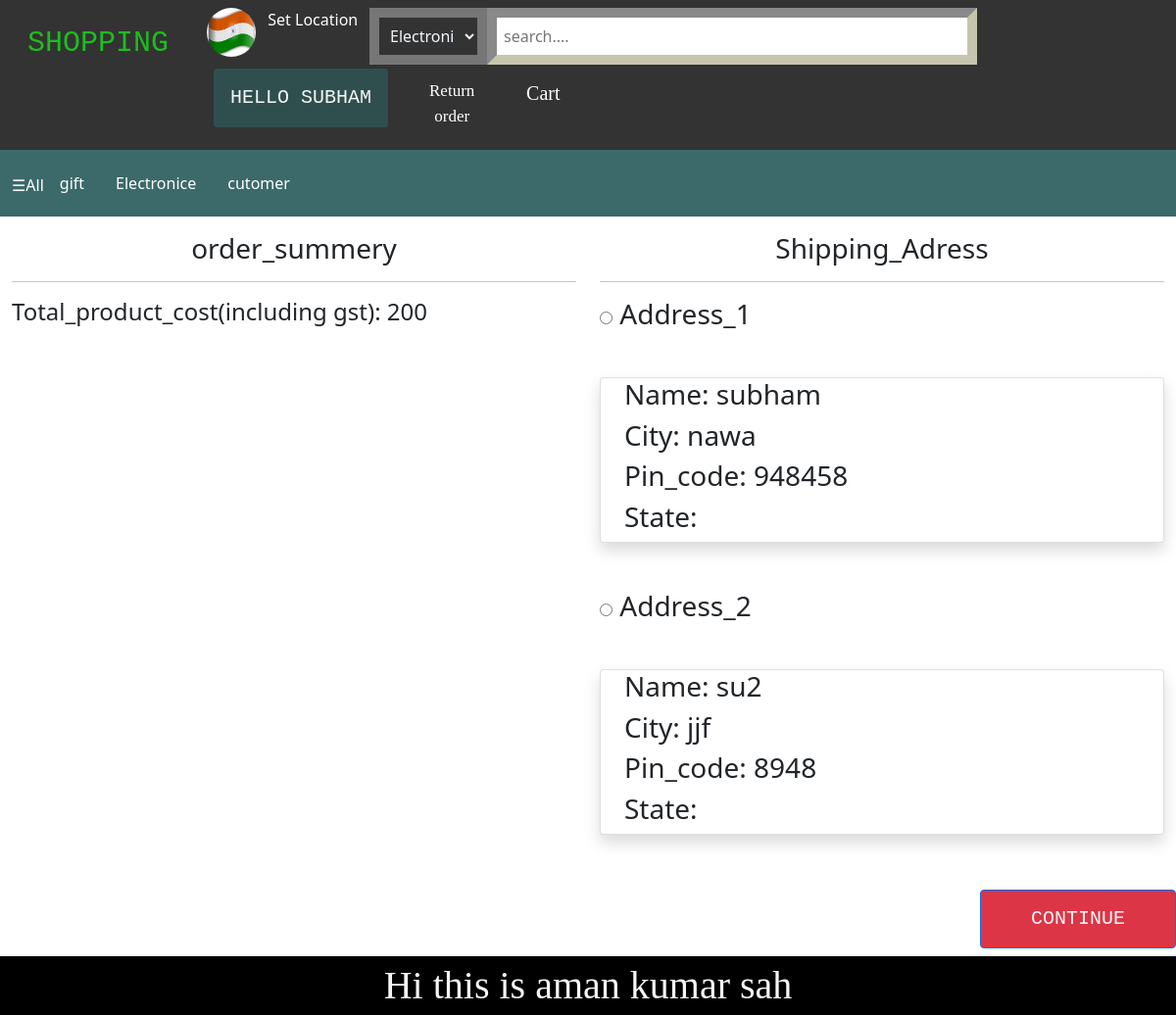
/place/ (signed in), run on the app's committed database.
### enroll/models.py (models this page shows)
class Customer(models.Model):
    user =models.ForeignKey(User, on_delete=models.CASCADE)
    Name=models.CharField(max_length=100)
    City = models.CharField(max_length=100)
    Pin_code=models.IntegerField()
    State = models.CharField(choices=State_choice,max_length=100)

### enroll/views.py (the view)
# urls.py: path('place/', views.placeorder,name='place'),
def placeorder(request):
    user=request.user
    add=Customer.objects.filter(user=user)
    cart_item=cart.objects.filter(user=user)
    return render(request,'enroll/placeorder.html',{'add':add,'cart_item':cart_item})

### enroll/templates/enroll/placeorder.html (shortened to what this page needs)
{% extends 'enroll/base.html' %}
{% load static %}
{% block content %}
 <div class="container-fluid">
     <div class="row">
         <div class="col-sm-6 ">
            <h3 class="my-3 text-center">order_summery</h3>
            <hr>
            <h4>Total_product_cost(including gst): 200</h4>
         </div>
         <div class="col-sm-6 ">
            <h3 class="my-3 text-center">Shipping_Adress</h3>
            <hr>
        <form action="/payment">
            {% for a in add %}
            <h3><input type="radio" value="{{a.id}}" name="custid" id="custid{{forloop.counter}}"> Address_{{forloop.counter}}</h3>
            <div class="card shadow px-2 px-4 my-5 ">
                <h3>Name: {{a.Name}}</h3>
                <h3>City: {{a.City}}</h3>
                <h3>Pin_code: {{a.Pin_code}}</h3>
                <h3>State: {{a.state}}</h3>
           </div>
           {% endfor %}
         </div>
         <button type="submit" class="my-2 btn btn-primary bg-danger" style="width:200px; margin-left:1000px;">Continue</button>
     </div>
 </div>
{% endblock content %}

### enroll/templates/enroll/nav.html (shortened to what this page needs)
{% load static %}
<ul id="nav">
    <li class="shope"><a href="{% url 'home' %}">Shopping</a></li>
    <li class="flage"><img  src="{% static 'enroll/img/flag.jpg' %}" alt="" srcset=""></li>
    <li id="setlocation" >
        <span  class="text-white"onclick="openpincode()">Set Location</span>
    </li>
    <li id="search">
        <select name="" id="option">
            <option value="">Electronics</option>
        </select>
        <li>
            <input type="text" id="inp" placeholder="search....">
        </li>
    </li>
        <li class="dropdown">
            <span onmouseover="dropdown()" onclick="dropout()"id="dropbtn"  class="btn">hello {{request.user}}</span>
        </li>
    <li id="return"><a href="">Return order</a></li>
    <li id="cart">
        {% if  request.user.is_authenticated %}
            <a href="{% url 'show_cart' %}">Cart</a>
        {% else %}
            <a href="{% url 'login_cart' %}"><i class="fas fa-luggage-cart"></i>Cart</a>
        {% endif %}
    </li>
</ul>
<ul class="nav2" style="background-color: rgb(60, 105, 105);">
    <li style="margin-top:16px;">
        <span id="all" onclick="opennav()" class="text-white" >&#9776;All</span>
    </li>
    <li>
        <a href="">gift</a>
    </li>
    <li>
        <a href="{% url 'elctro' %}">Electronice</a>
    </li>
    <li>
        <a href="">cutomer</a>
    </li>
</ul>

### enroll/static/enroll/css/home.css (style rules this page uses)
* { margin:0px; padding:0px; }
#main { background-color:white; overflow: auto; }
#nav { cursor: pointer; }
ul { list-style-type:none; margin: 0; padding: 8px; overflow: auto; }
li { float: left; }
#nav { background-color: #333; }
.shope a { text-decoration: none; color: rgb(30, 189, 30); text-transform: uppercase; font-size: 30px; font-family: 'Courier New', Courier, serif; }
.flage img { position: relative; height: 50px; width: 50px; border-radius:30px; margin-left: 45%; }
#search { box-sizing: border-box; float: left; display:block; margin-left: 1%; border-style: none; }
#setlocation { position: relative; margin-left: 3%; }
#option { position: relative; width: 120px; padding: 7px; border-width: 10px; box-shadow: yellowgreen; background-color: rgba(51, 51, 51, 0.411); color: aliceblue; }
#inp { width:500px; padding: 7px; border-width: 10px; border-color: rgba(49, 49, 30, 0.459); }
li a, .btn { display: inline-block; color: white; text-align: center; padding: 14px 16px; text-decoration: none; }
.btn { position: relative; background-color: darkslategray; text-transform: uppercase; font-family: 'Courier New', Courier, monospace; color: whitesmoke; font-size: 20px; margin-top: 4px; margin-left: 30px; }
.dropdown { position: relative; }
#return a { position: relative; margin-left: 10%; font-size: 17px; font-family: 'Times New Roman', Times, serif; }
#cart a { position: relative; margin-left: 10%; font-size: 20px; font-family: 'Times New Roman', Times, serif; }
#all { cursor: pointer; }

### data on the page
Customer: Name "subham", City "nawa", Pin_code "948458"
Customer: Name "su2", City "jjf", Pin_code "8948"

### other printed values
{{ request.user }} "SUBHAM"
